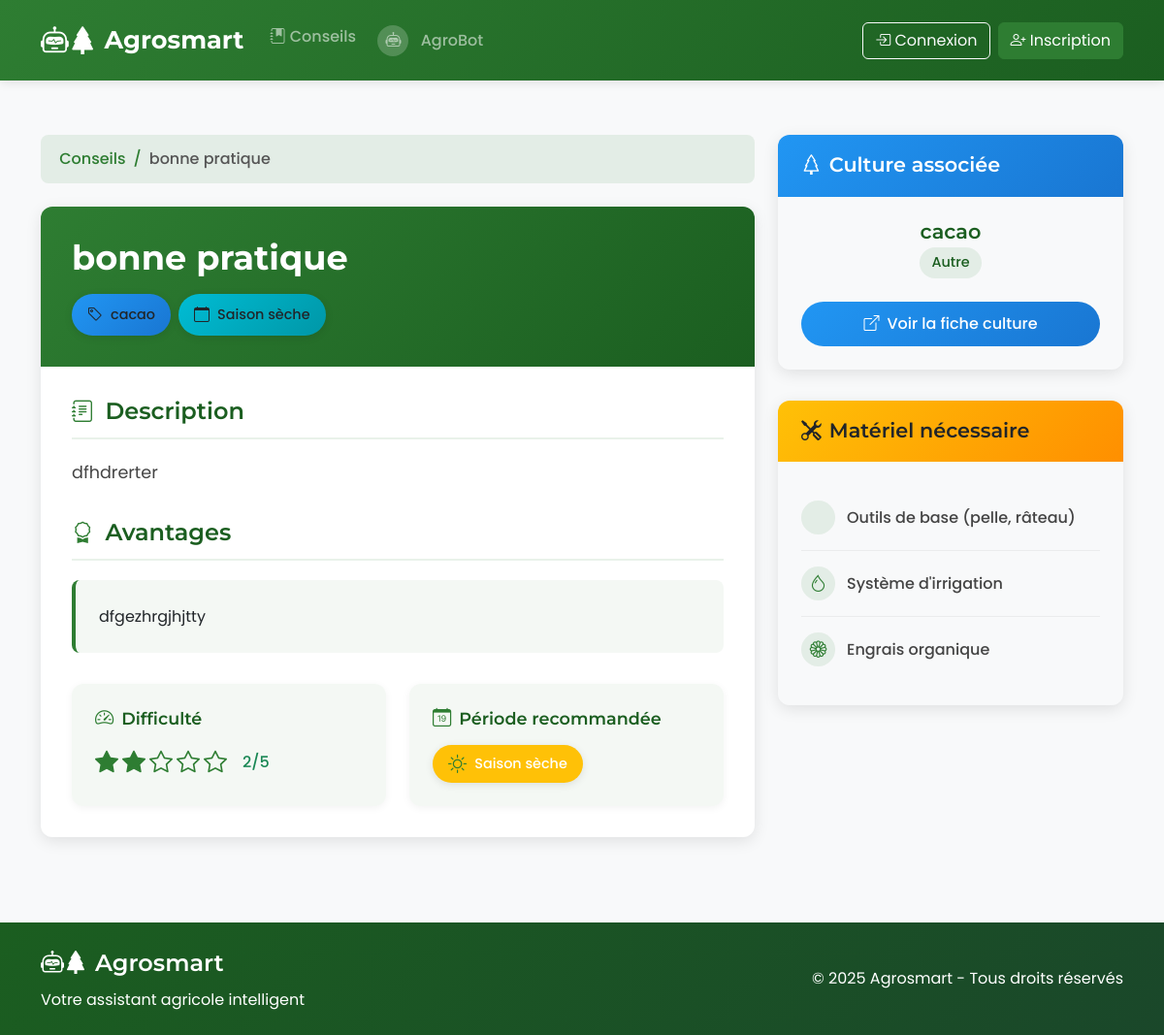
The app's page /pratique/1/ with its own data.
### agriculture/models.py (models this page shows, shortened)
class PratiqueAgricole(models.Model):
    SAISON_CHOICES = [
        ('PLUIE', 'Saison des pluies'),
        ('SECHE', 'Saison sèche'),
        ('TOUTE', 'Toute saison'),
    ]
    culture = models.ForeignKey(Culture, on_delete=models.CASCADE, related_name='pratiques')
    nom = models.CharField(max_length=200)
    description = models.TextField()
    saison = models.CharField(max_length=20, choices=SAISON_CHOICES)
    avantages = models.TextField()
    difficulte = models.PositiveIntegerField(
        validators=[MinValueValidator(1), MaxValueValidator(5)],
        help_text="Niveau de difficulté (1-5)"
    )
    date_creation = models.DateTimeField(auto_now_add=True)
    date_mise_a_jour = models.DateTimeField(auto_now=True)
    class Meta:
        ordering = ['-date_creation']
        verbose_name = "Pratique agricole"
        verbose_name_plural = "Pratiques agricoles"

class Culture(models.Model):
    TYPE_CHOICES = [
        ('CEREALE', 'Céréale'),
        ('LEGUME', 'Légume'),
        ('FRUIT', 'Fruit'),
        ('TUBERCULE', 'Tubercule'),
        ('AUTRE', 'Autre'),
    ]
    type_culture = models.CharField(
        max_length=20,
        choices=TYPE_CHOICES,
        verbose_name="Type de culture"
    )
    slug = models.SlugField(unique=True, blank=True)
    nom = models.CharField(max_length=100, unique=True)
    cycle_croissance = models.PositiveIntegerField(help_text="Durée en jours")
    besoin_eau = models.PositiveIntegerField(help_text="Besoin en eau (mm/saison)")
    temperature_ideale = models.CharField(max_length=50, help_text="Plage de température idéale")
    description = models.TextField()
    image = models.ImageField(upload_to='cultures/', null=True, blank=True)
    active = models.BooleanField(default=True)

### agriculture/views.py (the view)
# urls.py: path('pratique/<int:pk>/', views.DetailPratiqueView.as_view(), name='detail_pratique'),
class DetailPratiqueView(DetailView):
    model = PratiqueAgricole
    template_name = 'agriculture/detail_pratique.html'
    context_object_name = 'pratique'
    def get_context_data(self, **kwargs):
        context = super().get_context_data(**kwargs)
        return context

### agriculture/templates/agriculture/detail_pratique.html (shortened to what this page needs)
{% extends "base.html" %}
{% block content %}
<div class="row">
    <div class="col-lg-8">
        <nav aria-label="breadcrumb">
            <ol class="breadcrumb">
                <li class="breadcrumb-item"><a href="{% url 'agriculture:conseils' %}">Conseils</a></li>
                <li class="breadcrumb-item active" aria-current="page">{{ pratique.nom }}</li>
            </ol>
        </nav>
        <div class="card pratique-card">
            <div class="pratique-header">
                <h1>{{ pratique.nom }}</h1>
                <div class="d-flex flex-wrap gap-2">
                    <span class="pratique-badge bg-primary">
                        <i class="bi bi-tag"></i> {{ pratique.culture.nom }}
                    </span>
                    <span class="pratique-badge bg-info">
                        <i class="bi bi-calendar"></i> {{ pratique.get_saison_display }}
                    </span>
                </div>
            </div>
            <div class="pratique-body">
                <h3 class="section-title"><i class="bi bi-journal-text"></i> Description</h3>
                <p class="lead-text">{{ pratique.description }}</p>
                <h3 class="section-title"><i class="bi bi-award"></i> Avantages</h3>
                <div class="avantages-card">
                    {{ pratique.avantages }}
                </div>
                <div class="info-grid">
                    <div class="info-card">
                        <h5><i class="bi bi-speedometer2"></i> Difficulté</h5>
                        <div class="star-rating">
                            {% for i in "12345" %}
                                {% if forloop.counter <= pratique.difficulte %}
                                    <i class="bi bi-star-fill star-filled
                                        {% if pratique.difficulte <= 2 %}easy{% elif pratique.difficulte <= 4 %}medium{% else %}hard{% endif %}"></i>
                                {% else %}
                                    <i class="bi bi-star star-empty"></i>
                                {% endif %}
                            {% endfor %}
                            <span class="difficulty-text
                                {% if pratique.difficulte <= 2 %}text-success{% elif pratique.difficulte <= 4 %}text-warning{% else %}text-danger{% endif %}">
                                {{ pratique.difficulte }}/5
                            </span>
                        </div>
                    </div>
                    <div class="info-card">
                        <h5><i class="bi bi-calendar-date"></i> Période recommandée</h5>
                        <div class="d-flex align-items-center">
                            <span class="badge bg-{% if pratique.saison == 'PLUIE' %}primary{% else %}warning{% endif %} pratique-badge">
                                <i class="bi bi-{% if pratique.saison == 'PLUIE' %}cloud-rain{% else %}sun{% endif %}"></i>
                                {{ pratique.get_saison_display }}
                            </span>
                        </div>
                    </div>
                </div>
            </div>
        </div>
    </div>
    <div class="col-lg-4">
        <div class="sidebar-card">
            <div class="card-header bg-primary text-white">
                <h3><i class="bi bi-tree"></i> Culture associée</h3>
            </div>
            <div class="card-body text-center p-4">
                <h4 class="culture-title">{{ pratique.culture.nom }}</h4>
                <span class="culture-type">{{ pratique.culture.get_type_culture_display }}</span>
                <a href="{% url 'agriculture:detail_culture' pratique.culture.id %}" class="btn btn-view-culture">
                    <i class="bi bi-box-arrow-up-right"></i> Voir la fiche culture
                </a>
            </div>
        </div>
        <div class="sidebar-card">
            <div class="card-header bg-warning text-dark">
                <h3><i class="bi bi-tools"></i> Matériel nécessaire</h3>
            </div>
            <div class="card-body p-4">
                <ul class="material-list">
                    <li class="material-item">
                        <div class="material-icon">
                        </div>
                        <span class="material-text">Outils de base (pelle, râteau)</span>
                    </li>
                    <li class="material-item">
                        <div class="material-icon">
                            <i class="bi bi-droplet"></i>
                        </div>
                        <span class="material-text">Système d'irrigation</span>
                    </li>
                    <li class="material-item">
                        <div class="material-icon">
                            <i class="bi bi-flower1"></i>
                        </div>
                        <span class="material-text">Engrais organique</span>
                    </li>
                </ul>
            </div>
        </div>
    </div>
</div>
{% endblock %}

### agriculture/templates/base.html (style rules this page uses)
:root { --primary-color: #2e7d32; --primary-dark: #1b5e20; --primary-light: #4caf50; --accent-color: #ff8f00; --light-bg: #f8f9fa; --dark-text: #212121; --light-text: #f5f5f5; --gray-light: #e0e0e0; --transition: all 0.3s ease; }
body { font-family: 'Poppins', sans-serif; background-color: var(--light-bg); color: var(--dark-text); min-height: 100vh; display: flex; flex-direction: column; }
h1, h2, h3, h4, h5, h6, .navbar-brand { font-family: 'Montserrat', sans-serif; font-weight: 600; }
.card { border: none; box-shadow: 0 4px 12px rgba(0, 0, 0, 0.08); border-radius: 0.5rem; overflow: hidden; transition: var(--transition); }

### records on screen
PratiqueAgricole: nom "bonne pratique", culture.nom "cacao", saison "Saison sèche", description "dfhdrerter", avantages "dfgezhrgjhjtty", difficulte "2", culture.type_culture "Autre"
